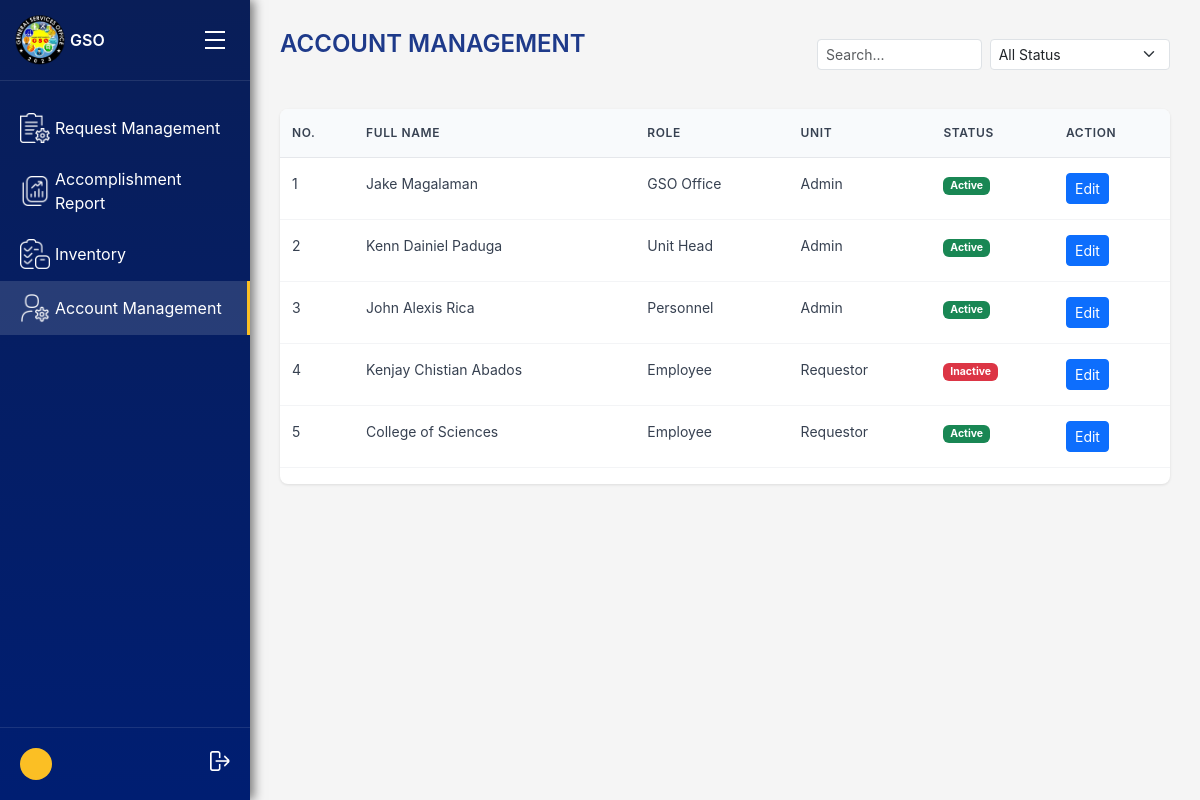
/accounts/accounts/, run on the app's committed database.
### accounts/models.py (models this page shows)
class User(AbstractUser):
    ROLE_CHOICES = [
        ('gso', 'GSO Office'),
        ('unit_head', 'Unit Head'),
        ('personnel', 'Personnel'),
        ('employee', 'Employee'),
    ]
    UNIT_CHOICES = [
        ('admin', 'Admin'),
        ('requestor', 'Requestor'),
        ('maintenance', 'Maintenance'),
        ('electrical', 'Electrical'),
        ('utilities', 'Utilities'),
        ('motorpool', 'Motorpool'),
    ]
    STATUS_CHOICES = [
        ('active', 'Active'),
        ('inactive', 'Inactive'),
    ]
    status = models.CharField(max_length=10, choices=STATUS_CHOICES, default='active')
    role = models.CharField(max_length=20, choices=ROLE_CHOICES)
    unit = models.CharField(max_length=50, choices=UNIT_CHOICES, default='unassigned')

### accounts/views.py (the view, shortened to what this page needs)
# urls.py: path('accounts/', views.account_view, name='account_management'),
def account_view(request):
    users = User.objects.all()
    status_filter = request.GET.get('status')
    if status_filter:
        users = users.filter(is_active=(status_filter == 'active'))
    search_query = request.GET.get('user_status')
    return render(request, 'gso_office/accounts/account_management.html', {'users': users})

### templates/gso_office/accounts/account_management.html (shortened to what this page needs)
{% extends "gso_office/gso_base_dashboard.html" %}
{% block main_content %}
<div class="header d-flex align-items-center justify-content-between">
    <h1 class="page-title">ACCOUNT MANAGEMENT</h1>
    <form method="get" class="d-flex gap-2">
        <input
            type="text"
            name="user_status"
            class="form-control form-control-sm"
            placeholder="Search..."
            value="{{ request.GET.user_status }}"
        >
        <select name="status" class="form-select form-select-sm" onchange="this.form.submit()">
            <option value="">All Status</option>
        </select>
    </form>
</div>
<div class="table-container table-responsive">
    <table class="table">
        <thead>
            <tr>
                <th>NO.</th>
                <th>FULL NAME</th>
                <th>ROLE</th>
                <th>UNIT</th>
                <th>STATUS</th>
                <th>ACTION</th>
            </tr>
        </thead>
        <tbody>
            {% for user in users %}
            <tr>
                <td>{{ forloop.counter }}</td>
                <td>{{ user.get_full_name }}</td>
                <td>{{ user.get_role_display }}</td>
                <td>{{ user.get_unit_display }}</td>
                <td>
                    {% if user.is_active %}
                        <span class="badge bg-success">Active</span>
                    {% else %}
                        <span class="badge bg-danger">Inactive</span>
                    {% endif %}
                </td>
                <td>
                    <a href="{% url 'edit_user' user.id %}" class="btn btn-sm btn-primary">Edit</a>
                </td>
            </tr>
            {% empty %}
            <tr>
                <td colspan="6">No users found.</td>
            </tr>
            {% endfor %}
        </tbody>
    </table>
</div>
{% endblock %}

### static/css/gso_dashboard.css (style rules this page uses)
* { margin: 0; padding: 0; box-sizing: border-box; }
body { font-family: -apple-system, BlinkMacSystemFont, 'Segoe UI', Roboto, sans-serif; background-color: #f5f5f5; display: flex; min-height: 100vh; }
.header { margin-bottom: 30px; }
.page-title { font-size: 24px; font-weight: 600; color: #1e3a8a; margin-bottom: 20px; }
.table-container { background: white; border-radius: 8px; box-shadow: 0 1px 3px rgba(0, 0, 0, 0.1); overflow: hidden; }
.table { width: 100%; border-collapse: collapse; }
.table th { background-color: #f8fafc; padding: 15px 12px; text-align: left; font-weight: 600; font-size: 12px; color: #374151; text-transform: uppercase; letter-spacing: 0.05em; border-bottom: 1px solid #e5e7eb; }
.table td { padding: 15px 12px; border-bottom: 1px solid #f3f4f6; font-size: 14px; color: #374151; }

### data on the page
User: get_full_name "Jake Magalaman", role "GSO Office", unit "Admin", is_active "Active"
User: get_full_name "Kenn Dainiel Paduga", role "Unit Head", unit "Admin", is_active "Active"
User: get_full_name "John Alexis Rica", role "Personnel", unit "Admin", is_active "Active"
User: get_full_name "Kenjay Chistian Abados", role "Employee", unit "Requestor", is_active "Inactive"
User: get_full_name "College of Sciences", role "Employee", unit "Requestor", is_active "Active"
